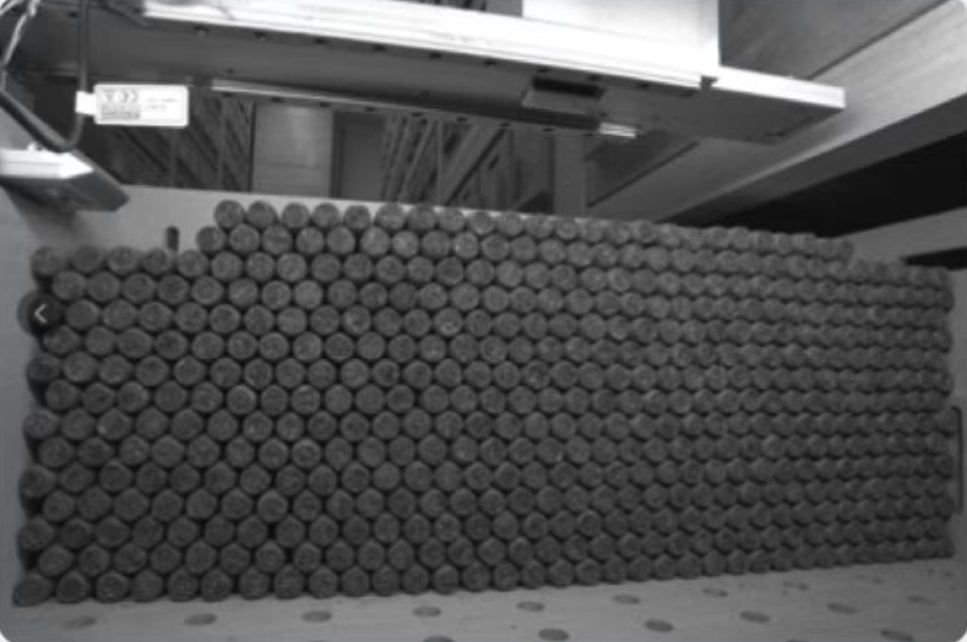
#> input picture photo/num_circle.jpg, 967 x 642 px
$ python '霍夫检测圆.py'
#> lines starting #> are read from the running program, lines starting #| are printed output that depends on the picture; long printed decimals are rounded
import cv2
import numpy as np
import math
import time

class Canny:

    def __init__(self, Guassian_kernal_size, img, HT_high_threshold, HT_low_threshold):
        '''
        :param Guassian_kernal_size: 高斯滤波器尺寸
        :param img: 输入的图片，在算法过程中改变
        :param HT_high_threshold: 滞后阈值法中的高阈值
        :param HT_low_threshold: 滞后阈值法中的低阈值
        '''
        self.Guassian_kernal_size = Guassian_kernal_size  # 获取高斯核尺寸
        self.img = img  # 获取图片
        self.y, self.x = img.shape[0:2]  # 获取图片的维度
        self.angle = np.zeros([self.y, self.x])  # 定义一个新的矩阵，用来存储梯度方向
        self.img_origin = None
        self.x_kernal = np.array([[-1, 1]])  # x方向偏导卷积核
        self.y_kernal = np.array([[-1], [1]])  # y方向偏导卷积核
        self.HT_high_threshold = HT_high_threshold  # 高门限
        self.HT_low_threshold = HT_low_threshold  # 低门限

    def Get_gradient_img(self):
        '''
        计算梯度图和梯度方向矩阵。
        :return: 生成的梯度图
        '''
        print('Get_gradient_img')

        new_img_x = np.zeros([self.y, self.x], dtype=np.float32)  # 定义x偏导存储矩阵
        new_img_y = np.zeros([self.y, self.x], dtype=np.float32)  # 定义y偏导存储矩阵
        for i in range(0, self.x):
            for j in range(0, self.y):
                if j == 0:
                    new_img_y[j][i] = 1
                else:
                    new_img_y[j][i] = np.sum(np.array([[self.img[j - 1][i]], [self.img[j][i]]]) * self.y_kernal)
                    # y方向卷积后的灰度图，dy
                if i == 0:
                    new_img_x[j][i] = 1
                else:
                    new_img_x[j][i] = np.sum(np.array([self.img[j][i - 1], self.img[j][i]]) * self.x_kernal)
                    # x方向卷积后的灰度图，dx

        gradient_img, self.angle = cv2.cartToPolar(new_img_x, new_img_y)  # 通过dx，dy求取梯度强度和梯度方向即角度
        self.angle = np.tan(self.angle)
        self.img = gradient_img.astype(np.uint8)  # 将获得梯度强度转换成无符号八位整形
        return self.img

    def Non_maximum_suppression(self):
        '''
        对生成的梯度图进行非极大化抑制，将tan值的大小与正负结合，确定离散中梯度的方向。
        :return: 生成的非极大化抑制结果图
        '''
        print('Non_maximum_suppression')

        result = np.zeros([self.y, self.x])  # 定义一个新矩阵，用来存储非极大化抑制结果图
        for i in range(1, self.y - 1):
            for j in range(1, self.x - 1):
                if abs(self.img[i][j]) <= 4:
                    result[i][j] = 0
                    continue
                elif abs(self.angle[i][j]) > 1:  # dy>dx
                    gradient2 = self.img[i - 1][j]
                    gradient4 = self.img[i + 1][j]
                    # g1 g2
                    #    C
                    #    g4 g3
                    if self.angle[i][j] > 0:
                        gradient1 = self.img[i - 1][j - 1]
                        gradient3 = self.img[i + 1][j + 1]
                    #    g2 g1
                    #    C
                    # g3 g4
                    else:
                        gradient1 = self.img[i - 1][j + 1]
                        gradient3 = self.img[i + 1][j - 1]
                else:
                    gradient2 = self.img[i][j - 1]
                    gradient4 = self.img[i][j + 1]
                    # g1
                    # g2 C g4
                    #      g3
                    if self.angle[i][j] > 0:
                        gradient1 = self.img[i - 1][j - 1]
                        gradient3 = self.img[i + 1][j + 1]
                    #      g3
                    # g2 C g4
                    # g1
                    else:
                        gradient3 = self.img[i - 1][j + 1]
                        gradient1 = self.img[i + 1][j - 1]

                temp1 = abs(self.angle[i][j]) * gradient1 + (1 - abs(self.angle[i][j])) * gradient2
                temp2 = abs(self.angle[i][j]) * gradient3 + (1 - abs(self.angle[i][j])) * gradient4
                if self.img[i][j] >= temp1 and self.img[i][j] >= temp2:
                    result[i][j] = self.img[i][j]
                else:
                    result[i][j] = 0
        self.img = result
        return self.img

    def Hysteresis_thresholding(self):
        '''
        对生成的非极大化抑制结果图进行滞后阈值法，用强边延伸弱边，这里的延伸方向为梯度的垂直方向，
        将比低阈值大比高阈值小的点置为高阈值大小，方向在离散点上的确定与非极大化抑制相似。
        :return: 滞后阈值法结果图
        '''
        print('Hysteresis_thresholding')

        for i in range(1, self.y - 1):
            for j in range(1, self.x - 1):
                if self.img[i][j] >= self.HT_high_threshold:
                    if abs(self.angle[i][j]) < 1:
                        if self.img_origin[i - 1][j] > self.HT_low_threshold:
                            self.img[i - 1][j] = self.HT_high_threshold
                        if self.img_origin[i + 1][j] > self.HT_low_threshold:
                            self.img[i + 1][j] = self.HT_high_threshold
                        # g1 g2
                        #    C
                        #    g4 g3
                        if self.angle[i][j] < 0:
                            if self.img_origin[i - 1][j - 1] > self.HT_low_threshold:
                                self.img[i - 1][j - 1] = self.HT_high_threshold
                            if self.img_origin[i + 1][j + 1] > self.HT_low_threshold:
                                self.img[i + 1][j + 1] = self.HT_high_threshold
                        #    g2 g1
                        #    C
                        # g3 g4
                        else:
                            if self.img_origin[i - 1][j + 1] > self.HT_low_threshold:
                                self.img[i - 1][j + 1] = self.HT_high_threshold
                            if self.img_origin[i + 1][j - 1] > self.HT_low_threshold:
                                self.img[i + 1][j - 1] = self.HT_high_threshold
                    else:
                        if self.img_origin[i][j - 1] > self.HT_low_threshold:
                            self.img[i][j - 1] = self.HT_high_threshold
                        if self.img_origin[i][j + 1] > self.HT_low_threshold:
                            self.img[i][j + 1] = self.HT_high_threshold
                        # g1
                        # g2 C g4
                        #      g3
                        if self.angle[i][j] < 0:
                            if self.img_origin[i - 1][j - 1] > self.HT_low_threshold:
                                self.img[i - 1][j - 1] = self.HT_high_threshold
                            if self.img_origin[i + 1][j + 1] > self.HT_low_threshold:
                                self.img[i + 1][j + 1] = self.HT_high_threshold
                        #      g3
                        # g2 C g4
                        # g1
                        else:
                            if self.img_origin[i - 1][j + 1] > self.HT_low_threshold:
                                self.img[i + 1][j - 1] = self.HT_high_threshold
                            if self.img_origin[i + 1][j - 1] > self.HT_low_threshold:
                                self.img[i + 1][j - 1] = self.HT_high_threshold
        return self.img

    def canny_algorithm(self):
        '''
        按照顺序和步骤调用以上所有成员函数。
        :return: Canny 算法的结果
        '''
        self.img = cv2.GaussianBlur(self.img, (self.Guassian_kernal_size, self.Guassian_kernal_size), 0)
        self.Get_gradient_img()
        self.img_origin = self.img.copy()
        self.Non_maximum_suppression()
        self.Hysteresis_thresholding()
        return self.img


class Hough_transform:
    def __init__(self, img, angle, step=5, threshold=135):
        '''
        img: 输入的边缘图像
        angle: 输入的梯度方向矩阵
        step: Hough 变换步长大小
        threshold: 筛选单元的阈值
        '''
        self.img = img
        self.angle = angle
        self.y, self.x = img.shape[0:2]
        self.radius = math.ceil(math.sqrt(self.y ** 2 + self.x ** 2))
        self.step = step
        self.vote_matrix = np.zeros(
            [math.ceil(self.y / self.step), math.ceil(self.x / self.step), math.ceil(self.radius / self.step)])
        # 投票矩阵，将原图的宽和高，半径分别除以步长，向上取整，
        self.threshold = threshold
        self.circles = []

    def Hough_transform_algorithm(self):
        '''
        按照 x,y,radius 建立三维空间，根据图片中边上的点沿梯度方向对空间中的所有单元进行投票。每个点投出来结果为一折线。
        return:  投票矩阵
        '''
        print('Hough_transform_algorithm')

        for i in range(1, self.y - 1):
            for j in range(1, self.x - 1):
                if self.img[i][j] > 0:
                    # 沿梯度正方向投票
                    y = i
                    x = j
                    r = 0
                    while y < self.y and x < self.x and y >= 0 and x >= 0: # 保证圆心在图像内
                        self.vote_matrix[math.floor(y / self.step)][math.floor(x / self.step)][
                            math.floor(r / self.step)] += 1
                        # 为了避免 y / self.step 向上取整会超出矩阵索引的情况，这里将该值向下取整
                        y = y + self.step * self.angle[i][j]
                        x = x + self.step
                        r = r + math.sqrt((self.step * self.angle[i][j]) ** 2 + self.step ** 2)
                    # 沿梯度反方向投票
                    y = i - self.step * self.angle[i][j]
                    x = j - self.step
                    r = math.sqrt((self.step * self.angle[i][j]) ** 2 + self.step ** 2)
                    while y < self.y and x < self.x and y >= 0 and x >= 0:
                        self.vote_matrix[math.floor(y / self.step)][math.floor(x / self.step)][
                            math.floor(r / self.step)] += 1
                        y = y - self.step * self.angle[i][j]
                        x = x - self.step
                        r = r + math.sqrt((self.step * self.angle[i][j]) ** 2 + self.step ** 2)
        return self.vote_matrix   # 返回投票矩阵

    def Select_Circle(self):
        '''
        按照阈值从投票矩阵中筛选出合适的圆，并作极大化抑制，这里的非极大化抑制我采
        用的是邻近点结果取平均值的方法，而非单纯的取极大值。
        return: None
        '''
        print('Select_Circle')
        # 挑选投票数大于阈值的圆
        houxuanyuan = []
        for i in range(0, math.ceil(self.y / self.step)):
            for j in range(0, math.ceil(self.x / self.step)):
                for r in range(0, math.ceil(self.radius / self.step)):
                    if self.vote_matrix[i][j][r] >= self.threshold:
                        y = i * self.step + self.step / 2   # 通过投票矩阵中的点，恢复到原图中的点，self.step / 2为补偿值
                        x = j * self.step + self.step / 2
                        r = r * self.step + self.step / 2
                        houxuanyuan.append((math.ceil(x), math.ceil(y), math.ceil(r)))
        if len(houxuanyuan) == 0:
            print("No Circle in this threshold.")
            return
        x, y, r = houxuanyuan[0]
        possible = []
        middle = []
        for circle in houxuanyuan:
            if abs(x - circle[0]) <= 50 and abs(y - circle[1]) <= 50:
                # 设定一个误差范围（这里设定方圆20个像素以内，属于误差范围），在这个范围内的到圆心视为同一个圆心
                possible.append([circle[0], circle[1], circle[2]])
            else:
                result = np.array(possible).mean(axis=0)  # 对同一范围内的圆心，半径取均值
                middle.append((result[0], result[1], result[2]))
                possible.clear()
                x, y, r = circle
                possible.append([x, y, r])
        result = np.array(possible).mean(axis=0)  # 将最后一组同一范围内的圆心，半径取均值
        middle.append((result[0], result[1], result[2]))  # 误差范围内的圆取均值后，放入其中

        def takeFirst(elem):
            return elem[0]

        middle.sort(key=takeFirst)  # 排序
        # 重复类似上述取均值的操作，并将圆逐个输出
        x, y, r = middle[0]
        possible = []
        for circle in middle:
            if abs(x - circle[0]) <= 50 and abs(y - circle[1]) <= 50:
                possible.append([circle[0], circle[1], circle[2]])
            else:
                result = np.array(possible).mean(axis=0)
                print("Circle core: (%f, %f)  Radius: %f" % (result[0], result[1], result[2]))
                self.circles.append((result[0], result[1], result[2]))
                possible.clear()
                x, y, r = circle
                possible.append([x, y, r])
        result = np.array(possible).mean(axis=0)
        print("Circle core: (%f, %f)  Radius: %f" % (result[0], result[1], result[2]))
        self.circles.append((result[0], result[1], result[2]))

    def Calculate(self):
        '''
        按照算法顺序调用以上成员函数
        return: 圆形拟合结果图，圆的坐标及半径集合
        '''
        self.Hough_transform_algorithm()
        self.Select_Circle()
        return self.circles


Path = 'photo/num_circle.jpg'  # 图片路径
Save_Path = 'photo/'  # 结果保存路径
Reduced_ratio = 2  # 为了提高计算效率，将图片进行比例缩放所使用的比例值
Guassian_kernal_size = 3
HT_high_threshold = 100
HT_low_threshold = 10
Hough_transform_step = 6
Hough_transform_threshold = 20

if __name__ == '__main__':
    start_time = time.time()

    img_gray = cv2.imread(Path, cv2.IMREAD_GRAYSCALE)
#> img_gray: shape (642, 967); min 9, max 255, mean 82.5
    img_RGB = cv2.imread(Path)
#> img_RGB is the input picture: shape (642, 967, 3); mean B, G, R 82.6, 82.5, 82.4
    y, x = img_gray.shape[0:2]
#> y = 642; x = 967
    img_gray = cv2.resize(img_gray, (int(x / Reduced_ratio), int(y / Reduced_ratio)))  # 图片缩放
#> img_gray: shape (321, 483)
    img_RGB = cv2.resize(img_RGB, (int(x / Reduced_ratio), int(y / Reduced_ratio)))
#> img_RGB: shape (321, 483, 3)

    # canny
    print('Canny ...')
    canny = Canny(Guassian_kernal_size, img_gray, HT_high_threshold, HT_low_threshold)
    canny.canny_algorithm()
#> after the loop in Get_gradient_img, `for i in range(0, self.x):`:
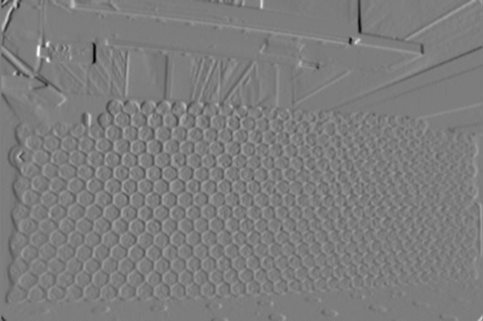
#> new_img_x: shape (321, 483) float32; min -67, max 69, mean 0; drawn with min black and max white
#> after the loop in Get_gradient_img, `for i in range(0, self.x):`:
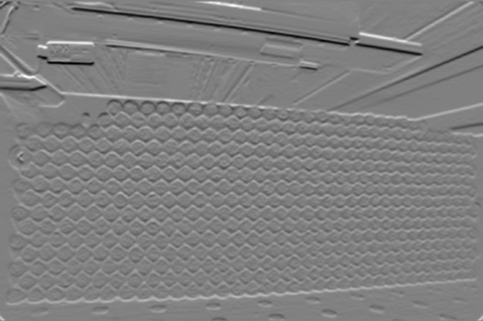
#> new_img_y: shape (321, 483) float32; min -71, max 70, mean -0.1; drawn with min black and max white
#> in Get_gradient_img, `gradient_img, self.angle = cv2.cartToPolar(new_img_x, new_img_y)`:
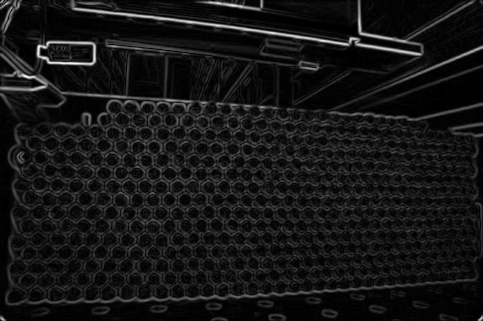
#> gradient_img: shape (321, 483) float32; min 0, max 73.76, mean 6.4; drawn with min black and max white
#> in Get_gradient_img, `gradient_img, self.angle = cv2.cartToPolar(new_img_x, new_img_y)`:
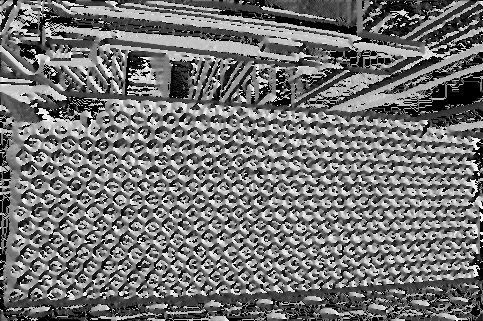
#> self.angle: shape (321, 483) float32; min 0, max 6.27, mean 2.82; drawn with min black and max white
#> in Get_gradient_img, `self.angle = np.tan(self.angle)`:
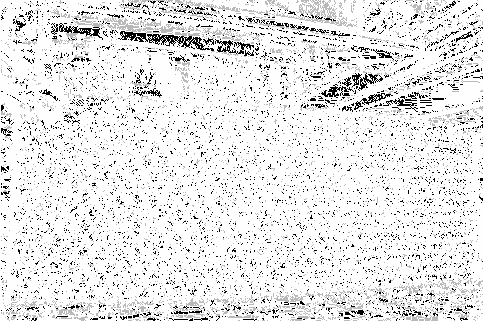
#> self.angle: shape (321, 483) float32; min -83858280, max 57.01, mean -7923680; drawn with min black and max white
#> after the loop in Non_maximum_suppression, `for i in range(1, self.y - 1):`:
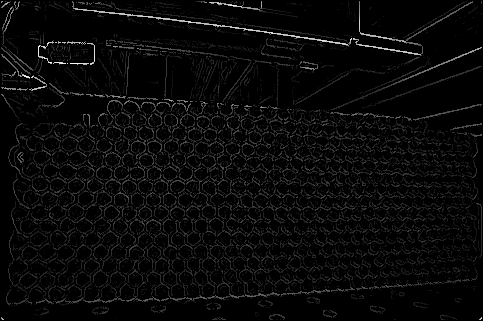
#> result: shape (321, 483) float64; min 0, max 73, mean 2.6; drawn with min black and max white
    cv2.imwrite(Save_Path + "canny_result.jpg", canny.img)

    # #opencv自带canny
    # # print('Canny ...')
    # canny1 = cv2.Canny(img_gray, 10, 100)
    # cv2.imwrite(Save_Path + "canny1_result.jpg", canny1)

    # hough
    print('Hough ...')
    Hough = Hough_transform(canny.img, canny.angle, Hough_transform_step, Hough_transform_threshold)
    # Hough = Hough_transform(canny1, canny.angle, Hough_transform_step, Hough_transform_threshold)
    circles = Hough.Calculate()
#| Circle core: (465.000, 237.000)  Radius: 15.000
#> circles = 136 items, first 6: (18, 66, 12), (27, 135, 15), (31, 273, 25), (33, 195, 9), (33, 297, 9), (36, 51, 12)
    for circle in circles:
        cv2.circle(img_RGB, (math.ceil(circle[0]), math.ceil(circle[1])), math.ceil(circle[2]), (132, 135, 239), 2)
#> this loop made 136 passes
#> circle on passes 1 to 12: (18, 66, 12), (27, 135, 15), (31, 273, 25), (33, 195, 9), (33, 297, 9), (36, 51, 12), (36, 219, 24), (38, 31, 34.5), (40.09, 159, 18.82), (41, 285, 11), (43.4, 177, 29.5), (52.34, 208.2, 24.04)
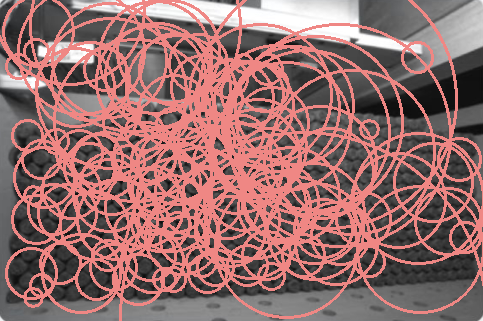
#> img_RGB: shape (321, 483, 3); mean B, G, R 106.3, 107.3, 148.8
    cv2.imwrite(Save_Path + "hough_result.jpg", img_RGB)
    print('Finished!')

    end_time = time.time()
    print("running time" + str(end_time - start_time))
